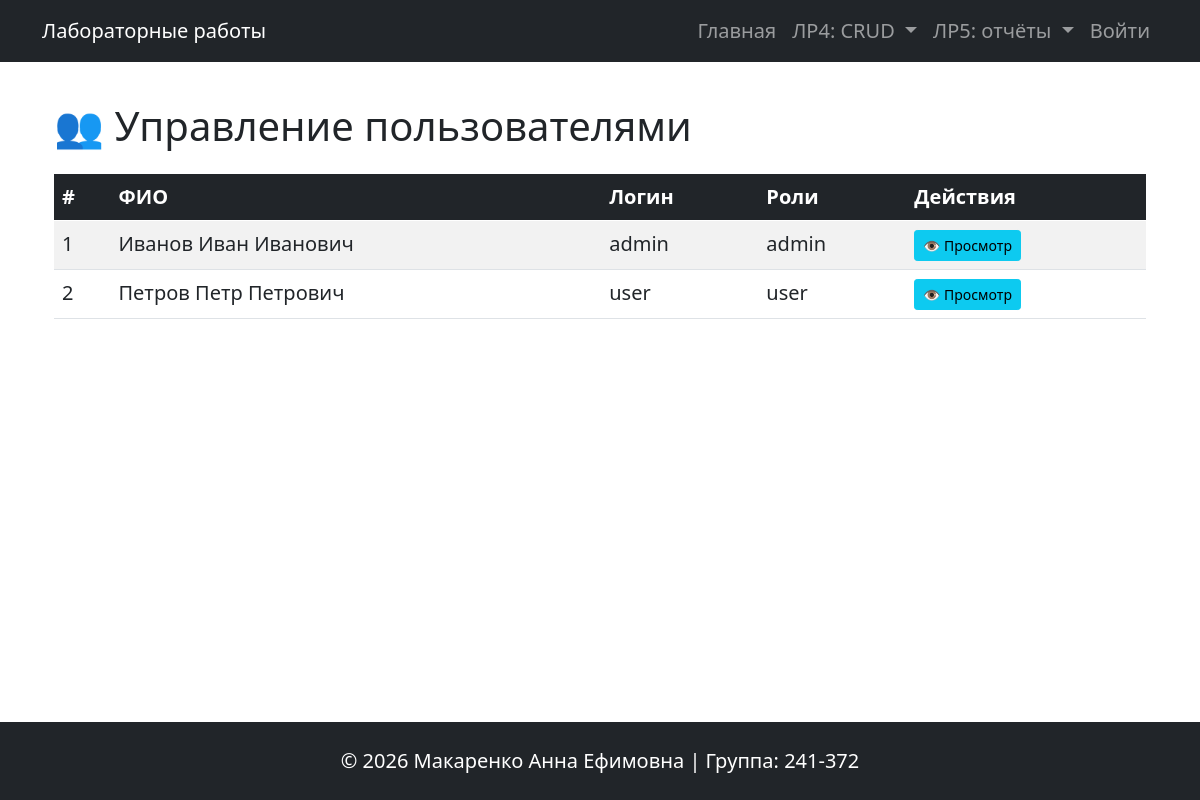
/users, run on an earlier commit of the app's database.
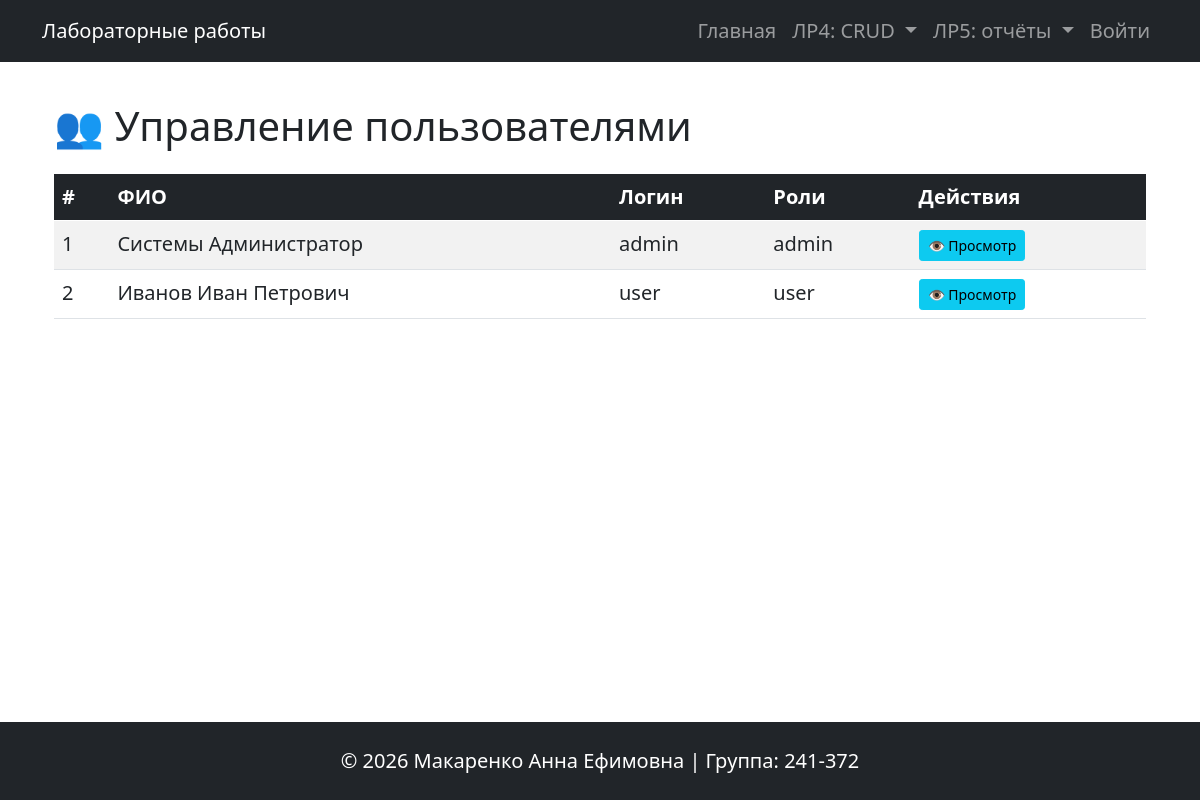
And on a later commit of the database.
### database.py (models this page shows, shortened)
class User(db.Model):
    __tablename__ = 'users'
    id = db.Column(db.Integer, primary_key=True)
    username = db.Column(db.String(80), unique=True, nullable=False)
    password_hash = db.Column(db.String(200), nullable=False)
    last_name = db.Column(db.String(100))
    first_name = db.Column(db.String(100), nullable=False)
    patronymic = db.Column(db.String(100))
    created_at = db.Column(db.DateTime, default=datetime.utcnow)
    roles = db.relationship('Role', secondary=user_roles, backref=db.backref('users', lazy='dynamic'))
    visits = db.relationship('VisitLog', backref='user', lazy='dynamic')
    def get_full_name(self):
        name_parts = [self.last_name, self.first_name, self.patronymic]
        return ' '.join([p for p in name_parts if p]) or 'Без имени'
    def full_name(self):
        return self.get_full_name()
    def get_role_names(self):
        return [role.name for role in self.roles]

class Role(db.Model):
    __tablename__ = 'roles'
    id = db.Column(db.Integer, primary_key=True)
    name = db.Column(db.String(50), unique=True, nullable=False)
    description = db.Column(db.String(200))

### app.py (the view)
@app.route('/users')
def user_list():
    users = User.query.all()
    return render_template('user_list.html', users=users)

### app.py (called while the page is built)
def log_visit(path):
    try:
        log = VisitLog(
            path=path,
            user_id=current_user.id if current_user.is_authenticated else None
        )
        db.session.add(log)
        db.session.commit()
    except Exception:
        db.session.rollback()

@app.before_request
def before_request():
    if not request.path.startswith('/static') and not request.path.startswith('/visit-logs'):
        log_visit(request.path)

### templates/user_list.html (shortened to what this page needs)
{% extends 'base.html' %}
{% block content %}
<div class="container">
    <h1 class="my-4">👥 Управление пользователями</h1>
    <div class="table-responsive">
        <table class="table table-striped table-hover">
            <thead class="table-dark">
                <tr><th>#</th><th>ФИО</th><th>Логин</th><th>Роли</th><th>Действия</th></tr>
            </thead>
            <tbody>
                {% for user in users %}
                <tr>
                    <td>{{ loop.index }}</td>
                    <td>{{ user.full_name() }}</td>
                    <td>{{ user.username }}</td>
                    <td>{{ user.get_role_names() | join(', ') if user.get_role_names() else '—' }}</td>
                    <td>
                        <a href="{{ url_for('user_view', user_id=user.id) }}" class="btn btn-sm btn-info">👁️ Просмотр</a>
                    </td>
                </tr>
                {% endfor %}
            </tbody>
        </table>
    </div>
</div>
{% endblock %}

### templates/base.html (shortened to what this page needs)
<!doctype html>
<html lang="ru">
<head>
    <link href="https://cdn.jsdelivr.net/npm/bootstrap@5.0.2/dist/css/bootstrap.min.css" rel="stylesheet">
    <link rel="stylesheet" href="{{ url_for('static', filename='styles.css') }}">
</head>
<body>
<header>
    <nav class="navbar navbar-expand-lg navbar-dark bg-dark">
        <div class="container">
            <a class="navbar-brand" href="{{ url_for('index') }}">Лабораторные работы</a>
            <div class="collapse navbar-collapse" id="navbarNav">
                <ul class="navbar-nav ms-auto">
                    <li class="nav-item"><a class="nav-link" href="{{ url_for('index') }}"> Главная</a></li>
                    <li class="nav-item dropdown">
                        <a class="nav-link dropdown-toggle" href="#" id="lab4Dropdown" role="button" data-bs-toggle="dropdown">
                              ЛР4: CRUD
                        </a>
                    </li>
                    <li class="nav-item dropdown">
                        <a class="nav-link dropdown-toggle" href="#" id="lab5Dropdown" role="button" data-bs-toggle="dropdown">
                              ЛР5: отчёты
                        </a>
                    </li>
                    {% if current_user.is_authenticated %}
                        <li class="nav-item"><a class="nav-link" href="{{ url_for('change_password') }}"> Сменить пароль</a></li>
                        <li class="nav-item"><a class="nav-link" href="{{ url_for('logout') }}"> Выйти</a></li>
                    {% else %}
                        <li class="nav-item"><a class="nav-link" href="{{ url_for('login') }}"> Войти</a></li>
                    {% endif %}
                </ul>
            </div>
        </div>
    </nav>
</header>
<main class="my-3">
    <div class="container">
        {% block content %}{% endblock %}
    </div>
</main>
<footer class="bg-dark text-white mt-5 py-4 text-center">
    <p class="mb-0">© 2026 Макаренко Анна Ефимовна | Группа: 241-372</p>
</footer>
</body>
</html>

### static/styles.css (style rules this page uses)
body { font-size: 1.25rem; }

### templates/base.html (style rules this page uses)
html, body { height: 100%; }
body { display: flex; flex-direction: column; }
main { flex: 1; }

What changed in the data, as far as the page shows it:
removed User: full_name "Иванов Иван Иванович", username "admin", get_role_names "admin"
added User: full_name "Системы Администратор", username "admin", get_role_names "admin"
changed User "user": full_name "Петров Петр Петрович" → "Иванов Иван Петрович"
